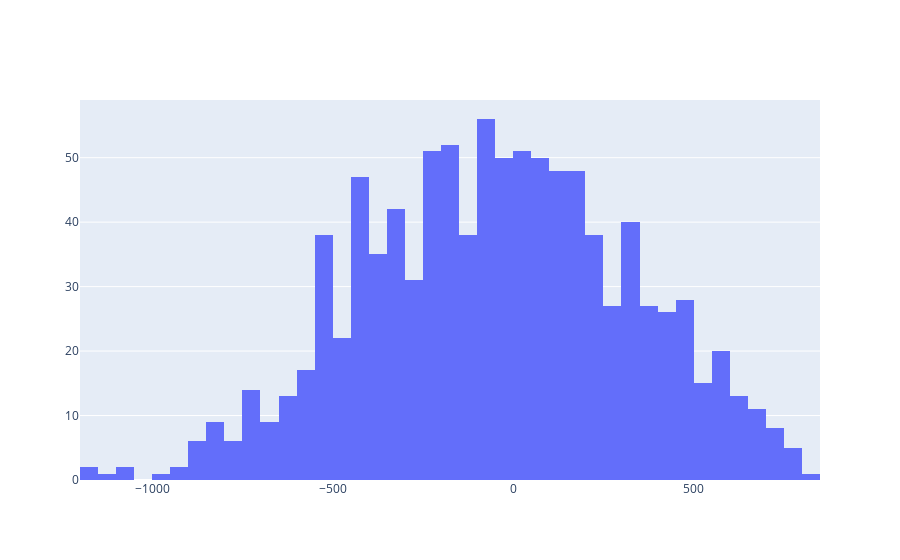

This figure's notebook cell:
### Code cell
x = model2_results[which_scenario]['output']['profit']

fig = go.Figure(data=[go.Histogram(x=x)])
fig.show()

### Figure 1 — Plotly figure (JSON) as saved in the notebook; plotly's stock layout.template omitted (floating-point values rounded to 4 significant figures; data arrays with more than 128 entries replaced by an {"elided": "..."} marker saying what was removed)
{"data": [{"type": "histogram", "x": {"elided": "1000 float values"}}], "layout": {"autosize": true, "xaxis": {"autorange": true, "range": [-1200, 850], "type": "linear"}, "yaxis": {"autorange": true, "range": [0, 58.95]}}}
